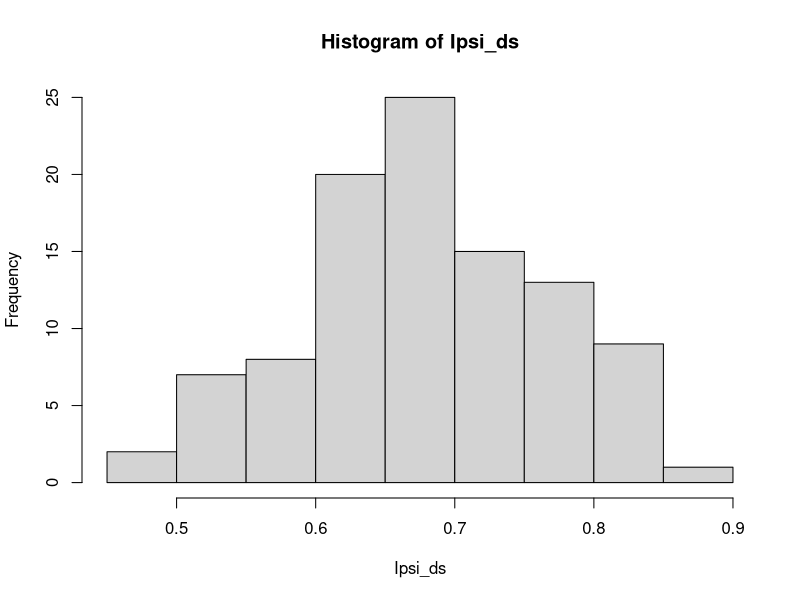
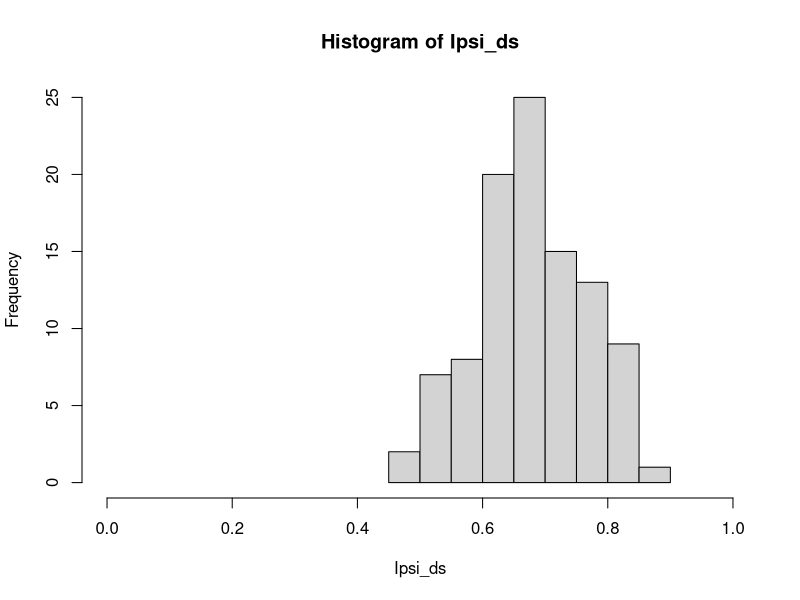
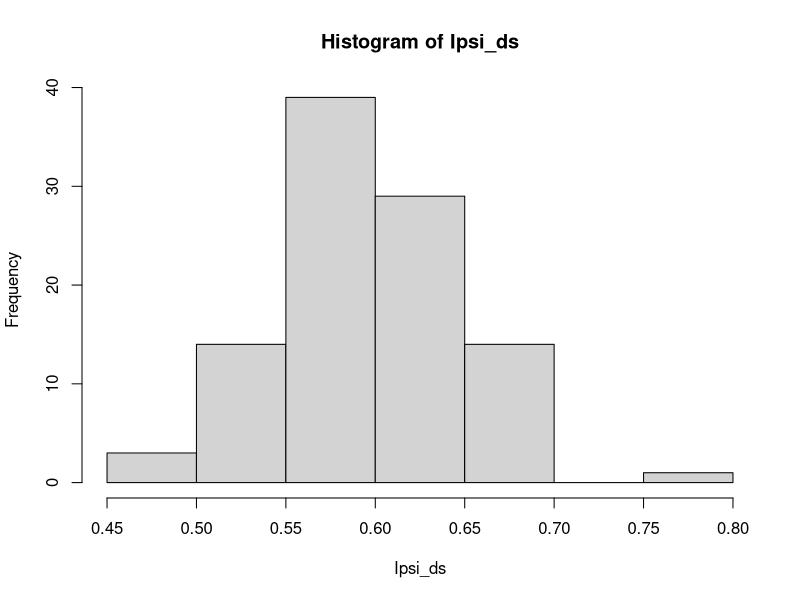
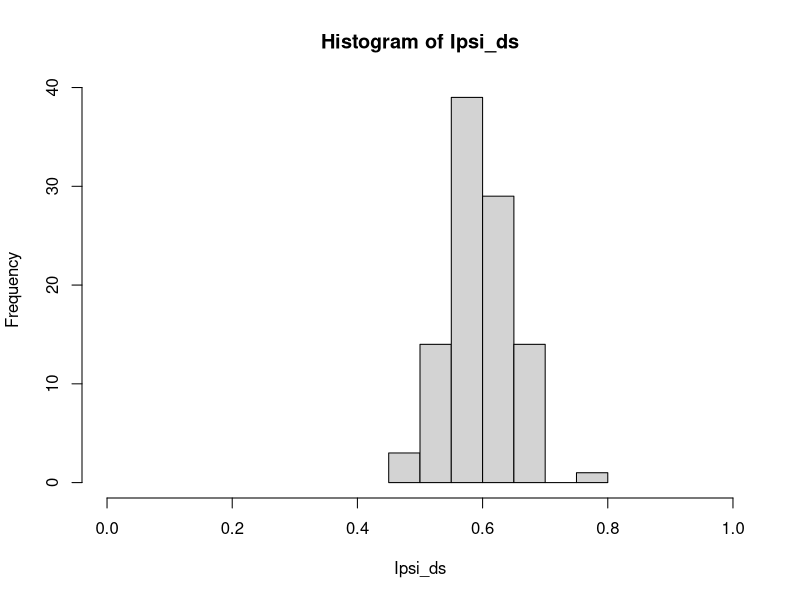

Source code (R) for these figures, in order:
## ---- chunk 1
#Emails from Emilio and Roger

#17.02.2020

#Dear Emilio,

#One of my group (Zuzanna, you might have met her when we were working in Vigo) has some mating data for L saxatilis and Larcana. We were hoping to analyse them with Jmating but I am not sure that it can handle our experiment so we would value your advice. The design was 'no-choice', i.e. one male and one female per trial. The unusual thing is that we could not identify the snail species in advance (they have been identified genetically, after the mating trials). This means that the numbers in the four categories (AA, AS, SA, SS, female:male) are unbalanced. Normally, in Jmating, one gives the total numbers of male A, male S, female A and female S and then the numbers of mating in the four possible combinations but I think this assumes balance. We really want to work from the numbers of trials in each of the 4 categories and the numbers of successes. Is that possible with Jmating?

#Nice (form our perspective) that you are thinking to use JMATING, of course you can ask at any moment about this and similar topics, actually you can suggest Suzzane to contact me directly if she has any further doubt about JMATING or similar. Of course that a balancing design should be followed (regarding the number of attempts of each type at the start of the experiment). In fact, a no-choice design should be the most sensitive a priori for any unbalancing design, but it depends of the magnitude of unbalancing problem. For example, imagine that you place the following attempts of each of the four classes: 30 10 10 30 If all attempts produce mating you would be under a true case of random mating, but will obtain a significant IPSS of 0.5 under bootstrapping. In this case, the unbalancing design works against your hypothesis and should be not analysed.

#However, if your design show any unbalance in the opposite direction

#15 19 16 15

#and you still find a significant IPSS after the experiment

#15 2 1 14

#That would produce a valid results that is biologically relevant and so (IPSI=0.8 and significant), depending of each particular case you could use safely certain unbalanced designs... So, in summary, unbalanced designs are risky (like heterocedasticity) but you need to check case by case if they could be still useful.

#Related to this, We have been using different mate choice experiments in Echinolittorina last summer, with excellent results. We compared male-choice, no-choice and multiple choice designs. I would admit (unpublished results yet) that clearly mate choice outperfomed the others (absolutely!). So one of our recommendations will be to use multiple choice instead of the other designs (especially if the species, like littorinids, do show multiple choice in the wild). I know of the potential problems of absence of independence, but we are biologist not statisticians, and so the biological perspective should be the priority. I will share the MS with you if you are interested as soon as we have a final complete version (a couple of months?).

#Hi Zuzanna,

#Here is Emilio's reply. I have done a quick R script (attached) that does the basic Jmating calculations. It also down-samples so that all combinations of male and female have the same sample size. This shows that the I_psi statistic is not biased: the distribution of down-sampled permutations is centred on the I_psi value for the full data set. I am actually not so sure that other estimators (PSS and PTI) are unbiased but I have not checked that yet. If they are, it is not really a problem because we can use the mean of the down-sampled estimates. I guess we can also add a bootstrap to this script, if necessary, to get a confidence interval on I_psi.


## ---- chunk 2
# total all

# mat_mact	ARC__ARC	26		
# mat_mact	ARC__SAX	6		
# mat_mact	SAX__ARC	3		
# mat_mact	SAX__SAX	16		
# not_mated_mact	ARC__ARC	66		total: 66+26 = 92
# not_mated_mact	ARC__SAX	168		total: 168+6 = 174
# not_mated_mact	SAX__ARC	127		total: 127+3 = 130
# not_mated_mact	SAX__SAX	233	  total: 233+16 = 239

rm(list=ls())

total <- c(92,174,130,239)
mate <- c(26,6,3,16)
fem <- c("A","A","S","S")
mal <- c("A","S","A","S")

matlm <- glm(cbind(mate,total-mate)~fem+mal,
             family=binomial(link=logit))

print("Summary matlm")
print(summary(matlm))
print("ANOVA matlm")
print(anova(matlm))
print("Fitted(matlm)*total")
print(fitted(matlm)*total)

# Jmating like calculations

Jmate <- function(tot,mat){
  t <- sum(mat)
  TT <- sum(tot)
  Am <- tot[1]+tot[3]
  Af <- tot[1]+tot[2]
  Bm <- tot[2]+tot[4]
  Bf <- tot[3]+tot[4]
  S <- Am*Af+Am*Bf+Bm*Af+Bm*Bf
  AB <- c(Af*Af,Af*Bm,Bf*Am,Bf*Bm)

  PTI <- (mat*S)/(t*AB)
  PSI <- (mat*t)/((mat[c(1,1,1,3)]+mat[c(2,2,3,4)])*(mat[c(1,2,3,2)]+mat[c(3,4,4,4)]))
  PSS <- ((mat[c(1,1,1,3)]+mat[c(2,2,3,4)])*(mat[c(1,2,3,2)]+mat[c(3,4,4,4)])*S)/(t^2*AB)

  I_psi <- (PSI[1]+PSI[4]-PSI[2]-PSI[3])/sum(PSI)
  
  return(l = list(PSI,PSS,I_psi))
}


print("Pair total index (PTI = PSS x PSI) is the number of observed pair types divided by the expected pair types from total numbers and measures the combined effects of both sexual selection and sexual isolation. - however, it does not return that value")

print ("Pair sexual selection (PSS) is the statistic obtained when the expected pair types from mates is divided by the expected pair types from total numbers. Because both expected pair types were calculated assuming full random mating, PSS only measures the sexual selective differences between copulating and noncopulating samples for every pair type, that is, the effect of sexual selection")

print("Pair sexual isolation (PSI) is defined for every pair combination as the number of observed pair types divided by the expected pair types from mates. This statistic compares the observed pairs with the expected pairs from mating individuals (assuming random mating), so it is a measure of sexual isolation effects.")

print("I_psi - joint isolation index is used with PSI statistics (IPSI). I_psi <- (PSI[1]+PSI[4]-PSI[2]-PSI[3])/sum(PSI)")

print("list(PSI,PSS,I_psi), PSS - pair sexual selection, PSI - pair sexual isolation")

print(Jmate(total,mate))


#downsample to minimum of total for all combinations

AA <- c(rep(0,total[1]-mate[1]),rep(1,mate[1]))
AS <- c(rep(0,total[2]-mate[2]),rep(1,mate[2]))
SA <- c(rep(0,total[3]-mate[3]),rep(1,mate[3]))
SS <- c(rep(0,total[4]-mate[4]),rep(1,mate[4]))

Ipsi_ds <- rep(NA,100)

for (i in 1:100){
  AAr <- AA[order(runif(length(AA)))]
  ASr <- AS[order(runif(length(AS)))]
  SAr <- SA[order(runif(length(SA)))]
  SSr <- SS[order(runif(length(SS)))]
  totds <- rep(min(total),4)
  matds <- c(sum(AAr[1:min(total)]),sum(ASr[1:min(total)]),sum(SAr[1:min(total)]),sum(SSr[1:min(total)]))
  
  Ipsi_ds[i] <- Jmate(totds,matds)[[3]]
}

hist(Ipsi_ds)
hist(Ipsi_ds, xlim=c(0,1))

## ---- chunk 3

# total all

# mat_mact	ARC__ARC	48		
# mat_mact	ARC__SAX	7	
# mat_mact	SAX__ARC	12	
# mat_mact	SAX__SAX	45		
# not_mated_mact	ARC__ARC	99		total: 99+48 = 147
# not_mated_mact	ARC__SAX	166		total: 166+7 = 173
# not_mated_mact	SAX__ARC	201		total: 201+12 = 213
# not_mated_mact	SAX__SAX	380	  total: 380+45 = 425

rm(list=ls())

total <- c(147,173,213,425)
mate <- c(48,7,12,45)
fem <- c("A","A","S","S")
mal <- c("A","S","A","S")

matlm <- glm(cbind(mate,total-mate)~fem+mal,
             family=binomial(link=logit))

print("Summary matlm")
print(summary(matlm))
print("ANOVA matlm")
print(anova(matlm))
print("Fitted(matlm)*total")
print(fitted(matlm)*total)

# Jmating like calculations

Jmate <- function(tot,mat){
  t <- sum(mat)
  TT <- sum(tot)
  Am <- tot[1]+tot[3]
  Af <- tot[1]+tot[2]
  Bm <- tot[2]+tot[4]
  Bf <- tot[3]+tot[4]
  S <- Am*Af+Am*Bf+Bm*Af+Bm*Bf
  AB <- c(Af*Af,Af*Bm,Bf*Am,Bf*Bm)

  PTI <- (mat*S)/(t*AB)
  PSI <- (mat*t)/((mat[c(1,1,1,3)]+mat[c(2,2,3,4)])*(mat[c(1,2,3,2)]+mat[c(3,4,4,4)]))
  PSS <- ((mat[c(1,1,1,3)]+mat[c(2,2,3,4)])*(mat[c(1,2,3,2)]+mat[c(3,4,4,4)])*S)/(t^2*AB)

  I_psi <- (PSI[1]+PSI[4]-PSI[2]-PSI[3])/sum(PSI)
  
  return(l = list(PSI,PSS,I_psi))
}

print("list(PSI,PSS,I_psi), PSS - pair sexual selection, PSI - pair sexual isolation")

print("Pair total index (PTI = PSS x PSI) is the number of observed pair types divided by the expected pair types from total numbers and measures the combined effects of both sexual selection and sexual isolation. - however, it does not return that value")

print ("Pair sexual selection (PSS) is the statistic obtained when the expected pair types from mates is divided by the expected pair types from total numbers. Because both expected pair types were calculated assuming full random mating, PSS only measures the sexual selective differences between copulating and noncopulating samples for every pair type, that is, the effect of sexual selection")

print("Pair sexual isolation (PSI) is defined for every pair combination as the number of observed pair types divided by the expected pair types from mates. This statistic compares the observed pairs with the expected pairs from mating individuals (assuming random mating), so it is a measure of sexual isolation effects.")

print("I_psi - joint isolation index is used with PSI statistics (IPSI). I_psi <- (PSI[1]+PSI[4]-PSI[2]-PSI[3])/sum(PSI)")

print(Jmate(total,mate))


#downsample to minimum of total for all combinations

AA <- c(rep(0,total[1]-mate[1]),rep(1,mate[1]))
AS <- c(rep(0,total[2]-mate[2]),rep(1,mate[2]))
SA <- c(rep(0,total[3]-mate[3]),rep(1,mate[3]))
SS <- c(rep(0,total[4]-mate[4]),rep(1,mate[4]))

Ipsi_ds <- rep(NA,100)

for (i in 1:100){
  AAr <- AA[order(runif(length(AA)))]
  ASr <- AS[order(runif(length(AS)))]
  SAr <- SA[order(runif(length(SA)))]
  SSr <- SS[order(runif(length(SS)))]
  totds <- rep(min(total),4)
  matds <- c(sum(AAr[1:min(total)]),sum(ASr[1:min(total)]),sum(SAr[1:min(total)]),sum(SSr[1:min(total)]))
  
  Ipsi_ds[i] <- Jmate(totds,matds)[[3]]
}

hist(Ipsi_ds)
hist(Ipsi_ds, xlim=c(0,1))

